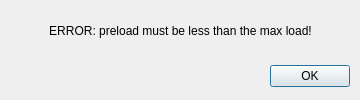
<?xml version="1.0" encoding="UTF-8"?>
<ui version="4.0">
 <class>Dialog</class>
 <widget class="QDialog" name="Dialog">
  <property name="geometry">
   <rect>
    <x>0</x>
    <y>0</y>
    <width>360</width>
    <height>100</height>
   </rect>
  </property>
  <property name="windowTitle">
   <string>Dialog</string>
  </property>
  <widget class="QDialogButtonBox" name="buttonBox">
   <property name="geometry">
    <rect>
     <x>10</x>
     <y>60</y>
     <width>340</width>
     <height>32</height>
    </rect>
   </property>
   <property name="orientation">
    <enum>Qt::Horizontal</enum>
   </property>
   <property name="standardButtons">
    <set>QDialogButtonBox::Ok</set>
   </property>
  </widget>
  <widget class="QLabel" name="label">
   <property name="geometry">
    <rect>
     <x>0</x>
     <y>10</y>
     <width>361</width>
     <height>41</height>
    </rect>
   </property>
   <property name="text">
    <string>ERROR: preload must be less than the max load!</string>
   </property>
   <property name="alignment">
    <set>Qt::AlignCenter</set>
   </property>
  </widget>
 </widget>
 <resources/>
 <connections>
  <connection>
   <sender>buttonBox</sender>
   <signal>accepted()</signal>
   <receiver>Dialog</receiver>
   <slot>accept()</slot>
   <hints>
    <hint type="sourcelabel">
     <x>248</x>
     <y>254</y>
    </hint>
    <hint type="destinationlabel">
     <x>157</x>
     <y>274</y>
    </hint>
   </hints>
  </connection>
  <connection>
   <sender>buttonBox</sender>
   <signal>rejected()</signal>
   <receiver>Dialog</receiver>
   <slot>reject()</slot>
   <hints>
    <hint type="sourcelabel">
     <x>316</x>
     <y>260</y>
    </hint>
    <hint type="destinationlabel">
     <x>286</x>
     <y>274</y>
    </hint>
   </hints>
  </connection>
 </connections>
</ui>
